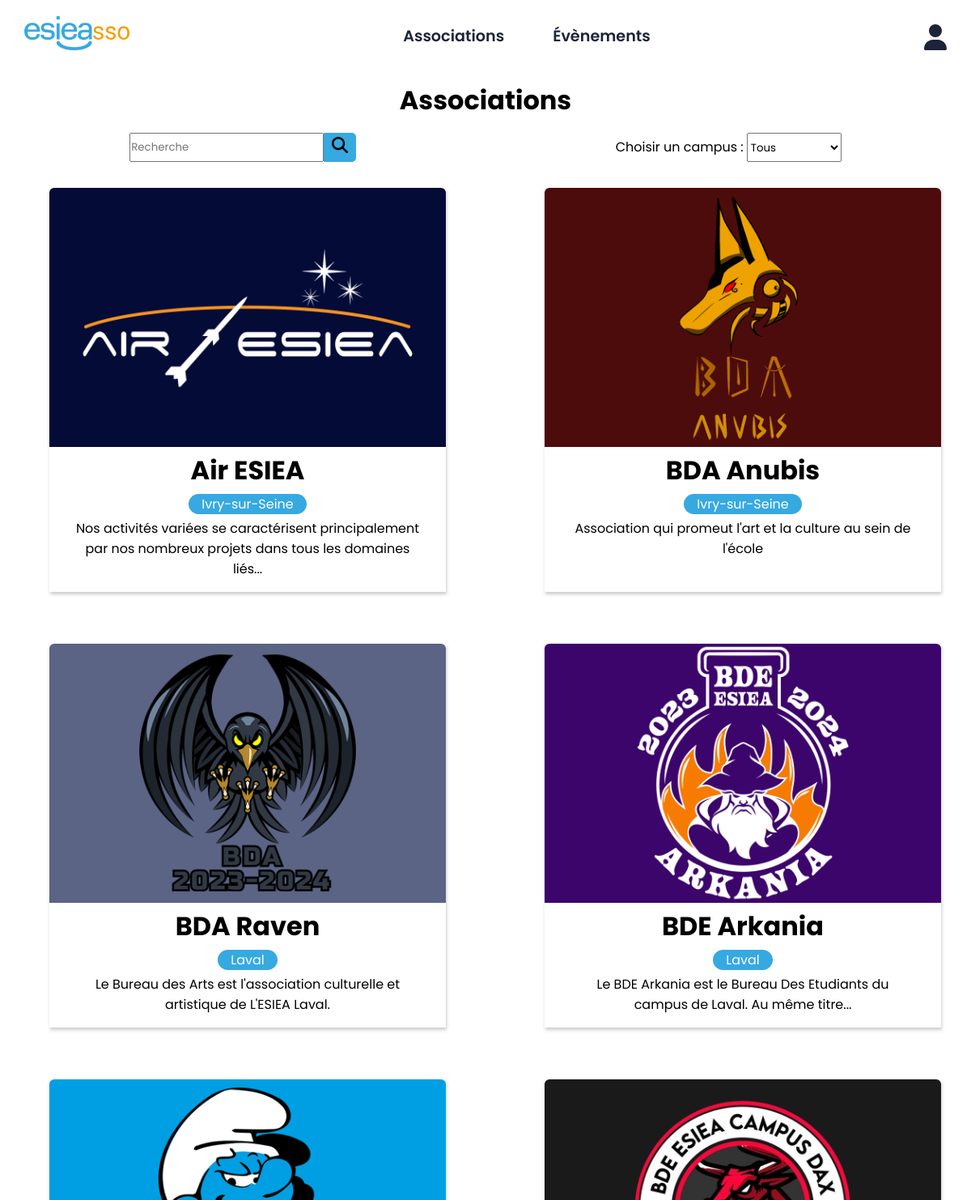
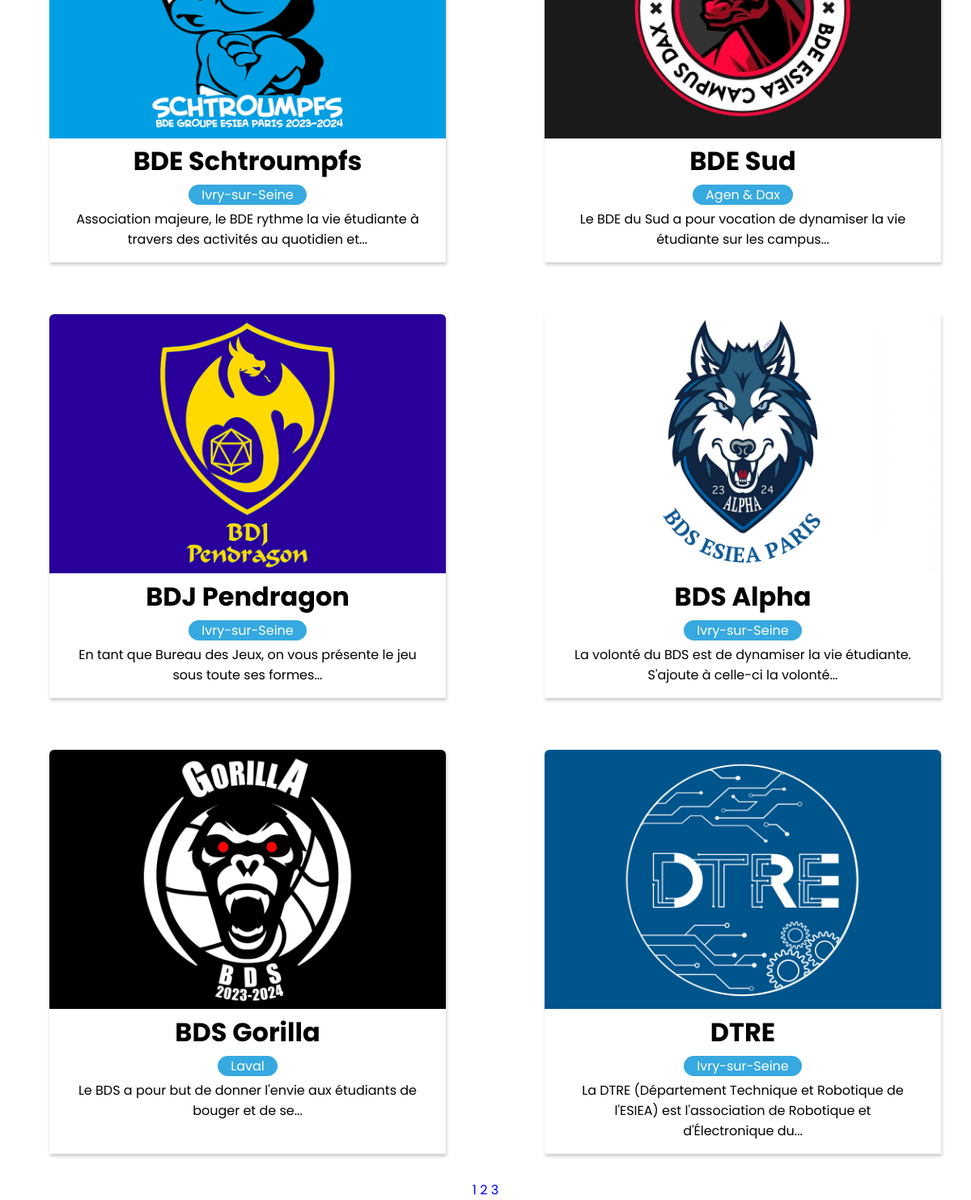
The page /associations/ on the database its author committed (2 pictures, top to bottom).
### tables this page shows
CREATE TABLE `association` (
  `id` int(11) NOT NULL PRIMARY KEY AUTO_INCREMENT,
  `nom` varchar(255) NOT NULL,
  `description` longtext NOT NULL,
  `img` varchar(255) NOT NULL,
  `campus` varchar(255) NOT NULL,
  `link` varchar(20) NOT NULL,
  `mail` varchar(255) NOT NULL,
  `site` varchar(255) NOT NULL,
  `facebook` varchar(255) NOT NULL,
  `twitter` varchar(255) NOT NULL,
  `instagram` varchar(255) NOT NULL,
  `youtube` varchar(255) NOT NULL,
  `discord` varchar(255) NOT NULL,
  `linkedin` varchar(255) NOT NULL
);

### controllers/afficher_catalogue.php (called while the page is built, shortened)
<?php
include_once "../views/navbar.php";
include "../models/assosModel.php";
if ($_SERVER["REQUEST_METHOD"] == "GET") {$search = $_GET['search']; $selectCampus = $_GET['campus'];}
if(!isset($selectCampus)){$selectCampus="Tous";}
$pages_number = getPagesNumber($selectCampus,$search);
if(!isset($search)){$search='';}
$AllAssos = getAllAssos($selectCampus,$search,$_GET['page']);
include_once "../views/catalogueView.php";

### models/assosModel.php (called while the page is built, shortened)
<?php
function getPagesNumber($campus,$name){
    include "../models/connexion_db.php";
    $requete = $db->prepare("CALL countPages(?,?)");
    $requete->execute(array($campus,$name));
    $count = $requete->fetch();
    $pages_number = ceil($count[0]/10);
    return $pages_number;
}
function getAllAssos($campus, $name, $page){
    include "../models/connexion_db.php";
    $page = ($page-1)*10;
    $requete = $db->prepare("CALL getAllAssos(?,?,?)");
    $requete->execute(array($name,$campus,$page));
    $ids = $requete->fetchAll();
    if(!empty($ids)){
        foreach($ids as $key => $value){
            $x[]=$value[0];
        }
        return $x;
    }
}
function getAssoById($id){
    include "../models/connexion_db.php";
    $requete = $db->prepare("SELECT * FROM association WHERE id = ?;");
    $requete->execute(array($id));
    $card = $requete->fetch();
    return $card;
}

### views/card.php (the view)
<a href="/associations/<?php echo $card['link'] ?>" class="card">
    <img src="../img/assos/<?php echo $card['link'] ?>.png"/>
    <div class="card-content">
        <h1><?php echo $card['nom'] ?></h1>
        <p class="card-campus"><?php echo $card['campus'] ?></p>
        <p><?php echo $shortdesc;?></p>
    </div>
</a>

### views/navbar.php (shortened to what this page needs)
<!DOCTYPE html>
<html lang="fr">
    <head>
        <link rel="stylesheet" href="../views/navbar.css">
    </head>
    <body>
        <header>
            <nav class="navbar">
                <a href="/" class="logo"><img src="../img/esieasso_logo.png"/></a>
                <div class="nav-links" id="nav">
                    <ul>
                        <li><a href="/associations?search=&campus=Tous">Associations</a></li>
                        <li><a href="/evenements">Évènements</a></li>
                    </ul>
                </div>
                <a href="<?php if(isset($_SESSION['user'])){echo "/account";}
                else if(isset($_COOKIE['user'])){echo "/account";}
                else{echo "/login";}?>" class="account"><svg xmlns="http://www.w3.org/2000/svg" height="2em" viewBox="0 0 448 512"><path d="M224 256A128 128 0 1 0 224 0a128 128 0 1 0 0 256zm-45.7 48C79.8 304 0 383.8 0 482.3C0 498.7 13.3 512 29.7 512H418.3c16.4 0 29.7-13.3 29.7-29.7C448 383.8 368.2 304 269.7 304H178.3z"/></svg></a>
            </nav>
        </header>
    </body>
</html>

### views/catalogueView.php (shortened to what this page needs)
<!DOCTYPE html>
<html lang="fr">
    <head>
    </head>
    <body>
        <div class="page">
            <h1 class="titre">Associations</h1>
            <form method="GET" class="searchfilter">
                <div class="search-wrap">
                    <input type="search" name="search" class="search-input" value="<?php if(isset($search)){echo $search;}?>" placeholder="Recherche">
                    <button type="submit" class="search-btn"></button>
                </div>
                <div class="filter-wrap">
                    <label for="campus">Choisir un campus : </label>
                    <select name="campus" id="campus" onchange="this.form.submit()">
                        <?php
                        foreach($campus as $name){
                            echo "<option value='$name'".($_GET['campus'] == $name ? 'selected="true"':"").">$name</option>";
                        }
                        ?>
                    </select>
                </div>
            </form>
            <div class="catalogue">
                <?php
                if(empty($AllAssos)){
                    echo "<p class='noasso'>Aucune association trouvée.</p>";
                }
                else{
                    foreach($AllAssos as $id){
                        $card = getAssoById($id);
                        $shortdesc = "";
                        if(str_word_count($card['description'])>15){
                            for($i=0;$i<15;$i++){
                                $shortdesc .= ' '.explode(" ", $card['description'], 16)[$i];
                            }
                            $shortdesc.="...";
                        }
                        else{
                            $shortdesc = $card['description'];
                        }
                        include "../views/card.php";
                    }
                }
                ?>
            </div>
            <div class="pagination">
                <?php
                if($pages_number>1){
                    for($page=1;$page<$pages_number+1;$page++){
                        echo "<a href='/associations?page=".$page."&campus=".$selectCampus."&search=".$search."'";
                        if($page==$_GET['page']){echo "id=current_page";}
                        echo ">".$page." </a>";
                    }
                }
                ?>
            </div>
        </div>
    </body>
</html>

### views/navbar.css (style rules this page uses)
* { margin: 0; padding: 0; text-decoration: none; list-style: none; font-family: 'Poppins'; }
header { width: 100%; font-family: 'Poppins'; position:absolute; z-index: 1000; }
.navbar { position: absolute; padding: 30px; display: flex; justify-content: space-between; width: 100%; box-sizing: border-box; }
.navbar a { color: #1c2439; }
.navbar .logo { transition: color .2s linear; z-index: 1000; }
.navbar img { width: 130px; margin-top: -10px; }
.nav-links ul { display: flex; }
.nav-links ul li a { margin: 0 30px; font-weight: 600; font-size: 1.2em; transition: color .2s linear; }
.navbar svg { fill: #1c2439; transition: color .2s linear; }

### views/catalogueView.php (style rules this page uses)
.page { position: absolute; top: 100px; text-align:center; width:100%; z-index: 500; }
.catalogue { display: grid; grid-template-columns: repeat(2,43%); justify-content:space-evenly; }
.searchfilter { margin-top: 1rem; display: flex; flex-direction: row; justify-content: space-around; }
.search-wrap { display: flex; }
.search-btn { width: 40px; height: 36px; border: 1px solid #36a9e0; background: #36a9e0; color: #fff; border-radius: 0 5px 5px 0; cursor: pointer; }
.filter-wrap { display: flex; line-height: 36px; }
.filter-wrap select { cursor: pointer; height: 36px; margin-left: 4px; }
.search-input { width: 15rem; }
@media screen and (max-width: 1200px) { .catalogue { grid-template-columns : repeat(2,51%) } }
.card { width: 80%; box-sizing: border-box; margin: 2rem auto; box-shadow: 1px 3px 4px rgba(0, 0, 0, 0.2); overflow: hidden; display: flex; flex-direction: column; transition: transform 0.3s ease-in-out; color: black; }
.card img { height: 20rem; width: 100%; object-fit: cover; border-radius: 6px 6px 0 0; }
.card-content { background-color: white; padding: 0.3rem 2rem 1rem 2rem; }
.card-campus { display: inline-block; background-color: #36a9e0; color: white; border-radius: 15px; padding: 0 1rem; margin: 5px 0; }

### rows shown on the page
association: link (picture), nom "Air ESIEA", campus "Ivry-sur-Seine", shortdesc "Nos activités variées se caractérisent principalement par nos nombreux projets dans tous les domaines liés..."
association: link (picture), nom "BDA Anubis", campus "Ivry-sur-Seine", description "Association qui promeut l'art et la culture au sein de l'école"
association: link (picture), nom "BDA Raven", campus "Laval", description "Le Bureau des Arts est l'association culturelle et artistique de L'ESIEA Laval."
association: link (picture), nom "BDE Arkania", campus "Laval", shortdesc "Le BDE Arkania est le Bureau Des Etudiants du campus de Laval. Au même titre..."
association: link (picture), nom "BDE Schtroumpfs", campus "Ivry-sur-Seine", shortdesc "Association majeure, le BDE rythme la vie étudiante à travers des activités au quotidien et..."
association: link (picture), nom "BDE Sud", campus "Agen & Dax", shortdesc "Le BDE du Sud a pour vocation de dynamiser la vie étudiante sur les campus..."
association: shows a picture, nom "BDJ Pendragon", campus "Ivry-sur-Seine", shortdesc "En tant que Bureau des Jeux, on vous présente le jeu sous toute ses formes..."
association: link (picture), nom "BDS Alpha", campus "Ivry-sur-Seine", shortdesc "La volonté du BDS est de dynamiser la vie étudiante. S'ajoute à celle-ci la volonté..."
association: link (picture), nom "BDS Gorilla", campus "Laval", shortdesc "Le BDS a pour but de donner l'envie aux étudiants de bouger et de se..."
association: link (picture), nom "DTRE", campus "Ivry-sur-Seine", shortdesc "La DTRE (Département Technique et Robotique de l'ESIEA) est l'association de Robotique et d'Électronique du..."

### other values the page prints
form field campus "Tous"
